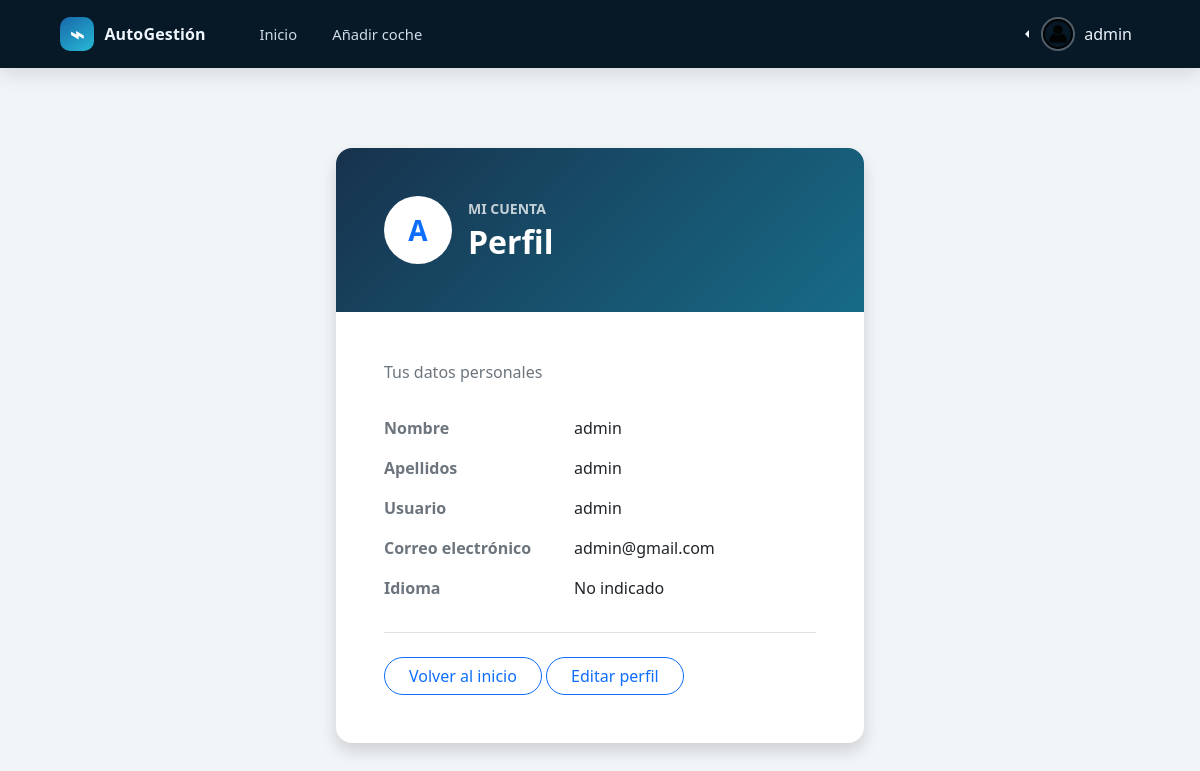
/user/profile (signed in), run on the app's committed database.
### app/auth/models.py (models this page shows, shortened)
class User(db.Model):
    __tablename__ = 'users'
    id = db.Column(db.Integer, primary_key=True)
    username = db.Column(db.String(80), unique=True, nullable=False)
    pwhash = db.Column(db.String(128), nullable=False)
    email = db.Column(db.String(255), nullable=False, unique=True)
    email_cofirmed_at = db.Column(db.DateTime())
    first_name = db.Column(db.String(100), nullable=False)
    last_name = db.Column(db.String(100), nullable=False)
    avatar_id = db.Column(db.Integer, db.ForeignKey('files.id'), nullable=True)
    address_id = db.Column(db.Integer, db.ForeignKey('addresses.id'), nullable=True)
    avatar = relationship('Document', lazy='joined')
    social_networks = relationship('SocialNetwork', lazy='joined', secondary='user_social_networks')
    lang = db.Column(db.Enum(LangChoices), default=LangChoices.EN)

### app/auth/controllers.py (the view)
@authRoute.route('/user/profile')
def profile():
    return render_template('user/profile.html')

### app/__init__.py (called while the page is built)
def get_locale():
    return request.accept_languages.best_match(['es', 'en'])

### app/auth/controllers.py (called while the page is built)
@login_manager.user_loader
def load_user(user_id):
    return db.session.get(User, int(user_id))

@authRoute.before_request
def get_current_user():
    g.user = current_user

### app/templates/user/profile.html (shortened to what this page needs)
{% extends "dashboard/base.html" %}
{% block content %}
<section class="container py-5">
    <div class="row justify-content-center">
        <div class="col-12 col-md-9 col-lg-7 col-xl-6">
            <article class="card border-0 shadow rounded-4 overflow-hidden" aria-labelledby="profile-title">
                <header class="card-header border-0 text-white p-4 p-md-5"
                        style="background: linear-gradient(135deg, #17324d, #176b87);">
                    <div class="d-flex align-items-center gap-3">
                        <div class="rounded-circle bg-white text-primary d-flex align-items-center justify-content-center fw-bold fs-3 flex-shrink-0"
                             style="width: 68px; height: 68px;" aria-hidden="true">
                            {{ (current_user.first_name or current_user.username or 'U')[:1]|upper }}
                        </div>
                        <div>
                            <p class="text-uppercase small fw-semibold mb-1 opacity-75">Mi cuenta</p>
                            <h1 class="h2 fw-bold mb-0" id="profile-title">Perfil</h1>
                        </div>
                    </div>
                </header>
                <div class="card-body p-4 p-md-5">
                    <p class="text-secondary mb-4">Tus datos personales</p>
                    <dl class="row mb-0">
                        <dt class="col-sm-5 text-secondary fw-semibold py-2">Nombre</dt>
                        <dd class="col-sm-7 py-2 mb-0">
                            {{ current_user.first_name or 'No indicado' }}
                        </dd>
                        <dt class="col-sm-5 text-secondary fw-semibold py-2">Apellidos</dt>
                        <dd class="col-sm-7 py-2 mb-0">
                            {{ current_user.last_name or 'No indicados' }}
                        </dd>
                        <dt class="col-sm-5 text-secondary fw-semibold py-2">Usuario</dt>
                        <dd class="col-sm-7 py-2 mb-0">
                            {{ current_user.username or 'No indicado' }}
                        </dd>
                        <dt class="col-sm-5 text-secondary fw-semibold py-2">Correo electrónico</dt>
                        <dd class="col-sm-7 py-2 mb-0 text-break">
                            {{ current_user.email or 'No indicado' }}
                        </dd>
                        <dt class="col-sm-5 text-secondary fw-semibold py-2">Idioma</dt>
                        <dd class="col-sm-7 py-2 mb-0">
                            {% if current_user.lang %}
                                {{ current_user.lang.value|upper }}
                            {% else %}
                                No indicado
                            {% endif %}
                        </dd>
                    </dl>
                    <div class="border-top mt-4 pt-4">
                        <a class="btn btn-outline-primary rounded-pill px-4"
                           href="{{ url_for('tasks.index') }}">
                            Volver al inicio
                        </a>
                        <a class="btn btn-outline-primary rounded-pill px-4"
                           href="{{ url_for('auth.profile_edit') }}">
                            Editar perfil
                        </a>
                    </div>
                </div>
            </article>
        </div>
    </div>
</section>
{% endblock %}

### app/templates/dashboard/base.html (shortened to what this page needs)
<!DOCTYPE html>
<html lang="es">
<head>
    <link rel="stylesheet" href="{{ url_for('static', filename='bootstrap/css/bootstrap.min.css')}}">
    <link rel="stylesheet" href="{{ url_for('static', filename='dashboard.css') }}">
</head>
<body class="fleet-page">
    <nav class="navbar navbar-expand-lg fleet-navbar">
        <div class="container-fluid">
            <a class="navbar-brand fleet-brand" href="{{ url_for('tasks.index') }}">
                <span class="fleet-brand-icon" aria-hidden="true">⌁</span>
                <span>AutoGestión</span>
            </a>
            <div class="navbar-collapse collapse" id="navbarApp">
                <ul class="navbar-nav fleet-nav-links">
                    <li class="nav-item">
                        <a class="nav-link" href="{{ url_for('tasks.index') }}">{{ _('Inicio') }}</a>
                    </li>
                    <li class="nav-item">
                        <a class="nav-link" href="{{ url_for('tasks.create') }}">{{ _('Añadir coche') }}</a>
                    </li>
                </ul>
                <ul class="navbar-nav ms-auto">
                    <li class="nav-item dropdown dropstart">
                        <a href="#" class="nav-link dropdown-toggle fleet-profile" data-bs-toggle="dropdown">
                            <img src="{{ url_for('static', filename='img/profile.png') }}" width="34" height="34" alt="">
                            <span>{{ current_user.username }}</span>
                        </a>
                    </li>
                </ul>
            </div>
        </div>
    </nav>
    <main class="dashboard-shell">
        {% block content %}{% endblock %}
    </main>
</body>
</html>

### app/assets/dashboard.css (style rules this page uses)
:root { --fleet-navy: #071827; --fleet-blue: #1769aa; --fleet-blue-dark: #12558d; --fleet-cyan: #28b8d5; --fleet-ink: #162536; --fleet-muted: #728195; --fleet-line: #e1e8ef; --fleet-bg: #f2f5f8; }
body.fleet-page { min-height: 100vh; background: var(--fleet-bg); color: var(--fleet-ink); }
.fleet-navbar { min-height: 68px; padding: 0.5rem clamp(1rem, 4vw, 3.25rem); background: var(--fleet-navy); box-shadow: 0 5px 20px rgb(7 24 39 / 14%); }
.fleet-navbar .navbar-brand, .fleet-navbar .nav-link { color: #eef5fc; }
.fleet-brand { display: inline-flex; align-items: center; gap: 0.65rem; margin-right: 2.5rem; font-size: 1rem; font-weight: 700; letter-spacing: 0.01em; }
.fleet-brand-icon, .fleet-empty-icon { display: inline-grid; width: 34px; height: 34px; place-items: center; border-radius: 10px; background: linear-gradient(145deg, var(--fleet-blue), var(--fleet-cyan)); color: white; font-size: 1.5rem; line-height: 1; }
.fleet-nav-links { gap: 0.5rem; }
.fleet-navbar .fleet-nav-links .nav-link { padding: 0.55rem 0.85rem; border-radius: 8px; color: #cfdae5; font-size: 0.92rem; }
.fleet-profile { display: inline-flex; align-items: center; gap: 0.55rem; color: #e6eef6; }
.fleet-profile img { border: 2px solid rgb(255 255 255 / 30%); border-radius: 50%; object-fit: cover; }
.dashboard-shell { width: min(1440px, 100%); margin: 0 auto; padding: 2rem clamp(1rem, 4vw, 3.25rem) 3rem; }

### data on the page
User: username "admin", first_name "A", first_name "admin", last_name "admin", email "admin@gmail.com"
